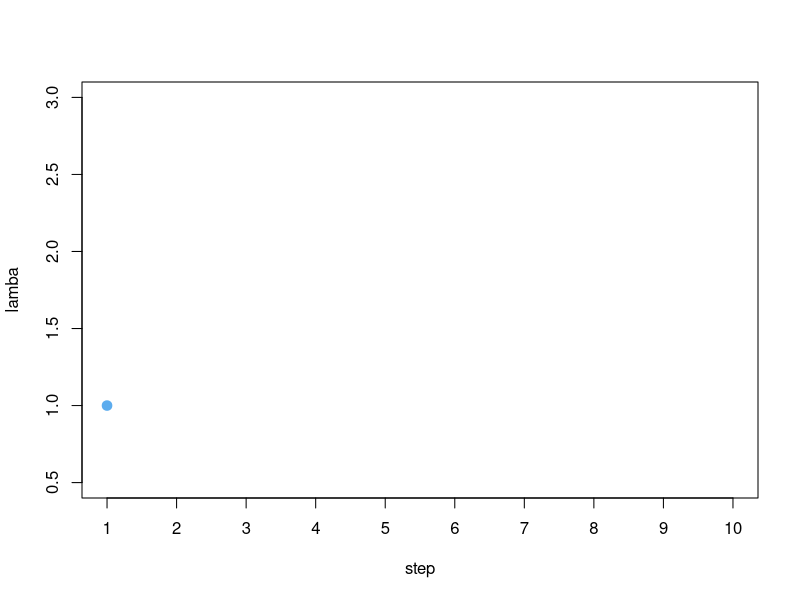
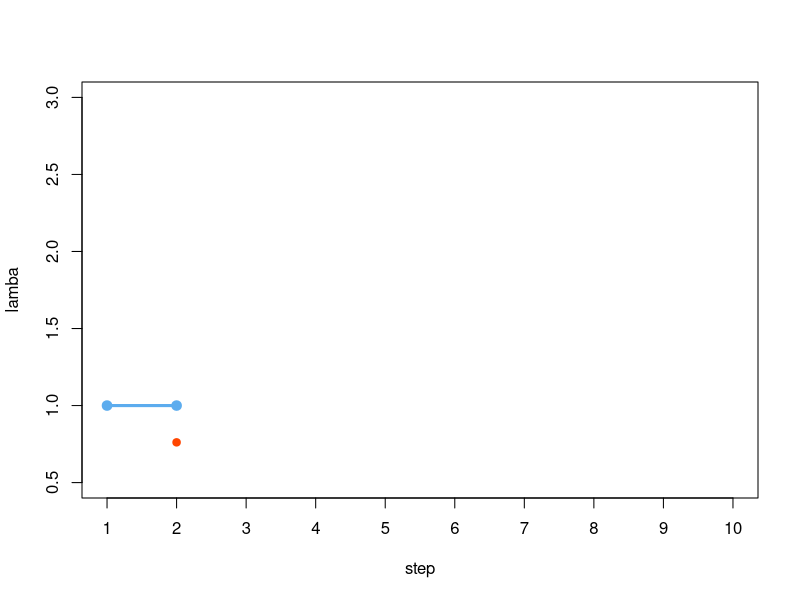
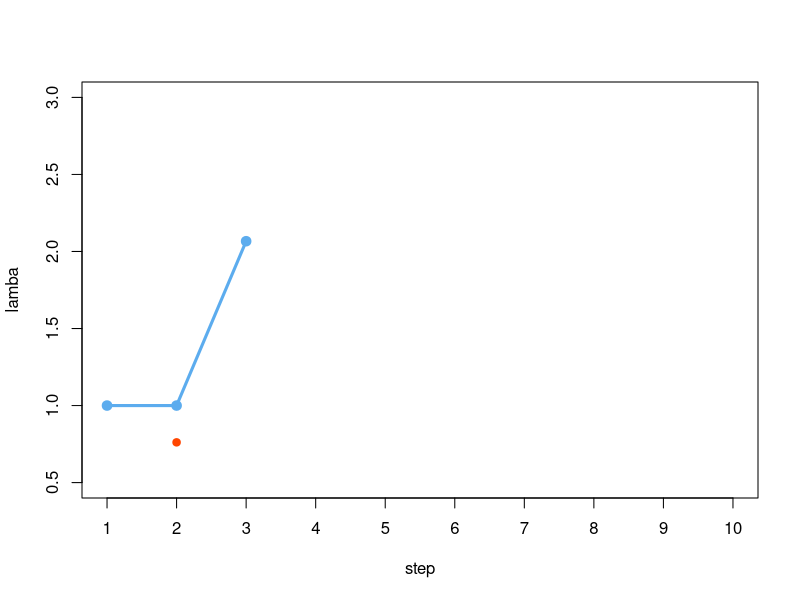
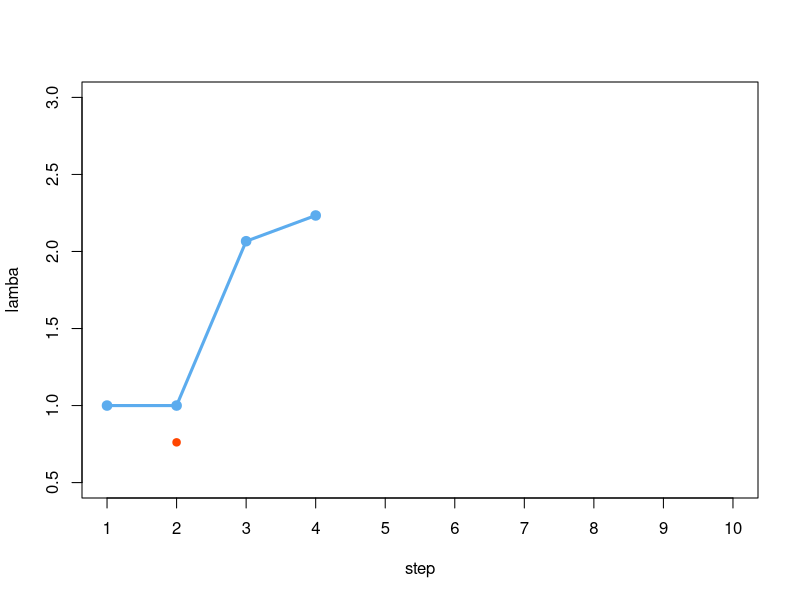
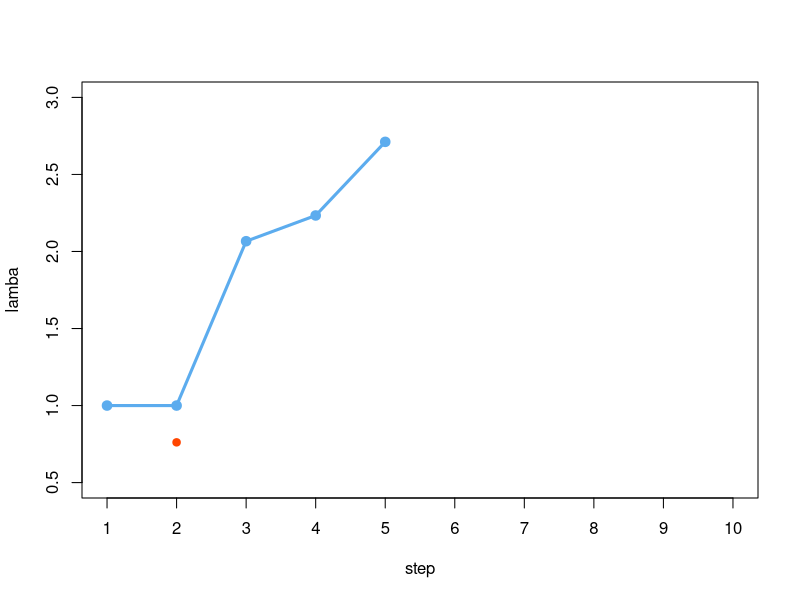
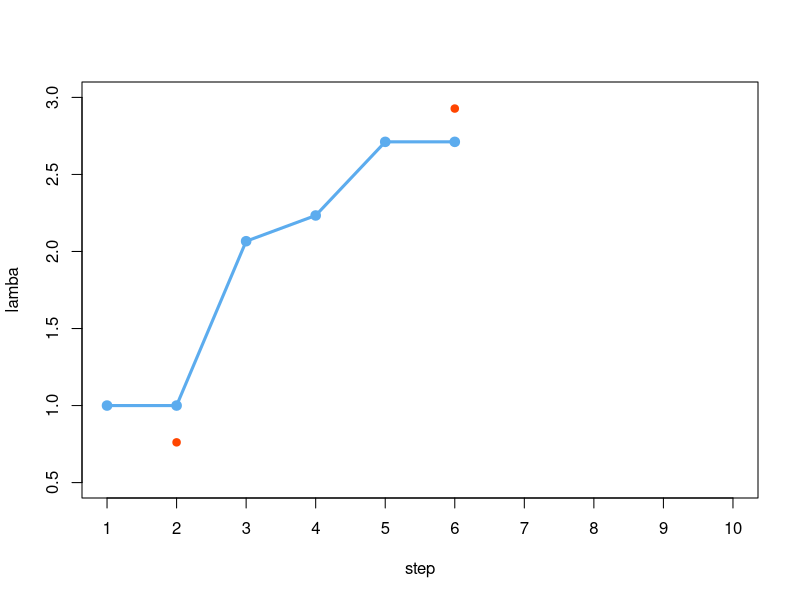
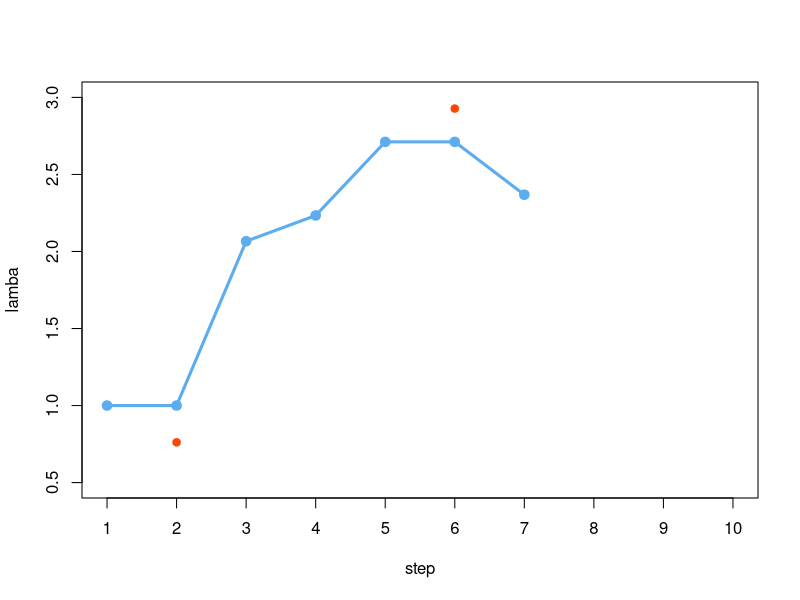
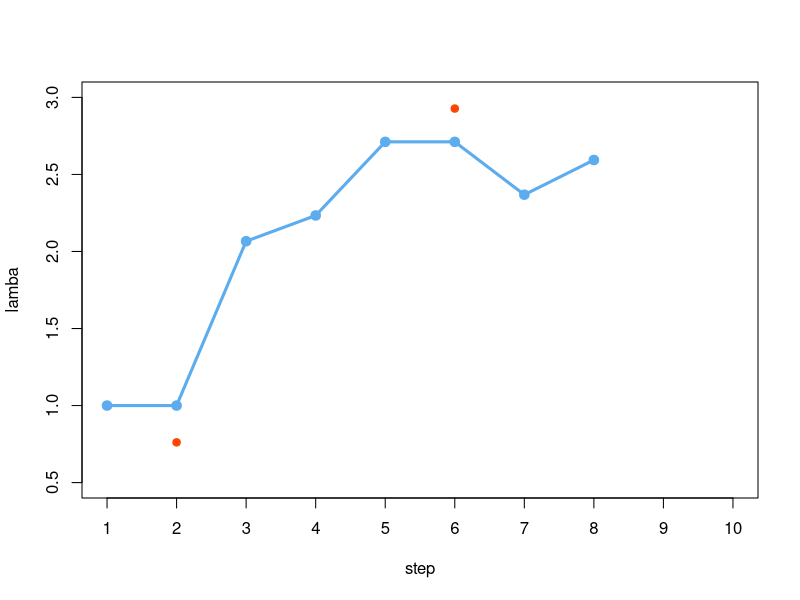

These charts were generated, in order, by the following R code:
# -----------------------------------------------------------------------------
# Replicate the MCMC example in the accompanying slides
# Jonathan Williams - jpwill@live.unc.edu - williams.jonathan1@mayo.edu
# -----------------------------------------------------------------------------

# Setting this seed should generate exactly what is shown in the slides.
set.seed(27584)

# Generate a data set with true value lambda = 2.5.
n=1000
x = rexp(n=n,rate=2.5)

# Exponential likelihood function of the data.
fn = function(x,lambda){ prod(lambda * exp(-lambda * x)) }  

# Diffuse hyper-parameters.
a = 0.001
b = 0.001

# Function to compute the Metropolis-Hastings ratio.
MHRatio = function(lambda_new,lamba_curr,a,b){
	numerator = fn(x,lambda_new) * dgamma(lambda_new,shape = a,rate = b) 
	denominator = fn(x,lamba_curr) * dgamma(lamba_curr,shape = a,rate= b) 

	return( numerator / denominator )
}

# Number of steps to run the MCMC algorithm for.
steps = 10000

# Create objects to store the MCMC output.
proposal = rep(1,steps)
ratios = rep(0,steps)
coinflip = rep(0,steps)
trace = rep(0,steps)
acceptRatio = 0



# Begin the algorithm at some arbitrary value of lambda, say lambda = 1.
trace[1] = 1

# The MCMC algorithm ----------------------------------------------------------
for(ttt in 2:steps){ 
 
	proposal[ttt] = trace[ttt-1] + rnorm(n=1, mean=0, sd=0.5)

	ratios[ttt] = MHRatio(proposal[ttt],trace[ttt-1],a,b) 
	coinflip[ttt] = runif(1,0,1)

	if( coinflip[ttt] < min( ratios[ttt], 1) ){
	
		trace[ttt] = proposal[ttt]
		acceptRatio = acceptRatio +1

	} else{ trace[ttt] = trace[ttt-1] }
 
}
# -----------------------------------------------------------------------------
# -----------------------------------------------------------------------------



# -----------------------------------------------------------------------------
# Create and save the plots shown in the slides.
# -----------------------------------------------------------------------------
for(k in 1:10){
	pdf(paste('MCMCExamplePlots',k,'.pdf',sep=''))
	plot( proposal[1:k], xlab='step', ylab='lamba', xlim=range(1,10), 
	      ylim=range(0.5,3), type='p', pch=19, col='orangered', xaxt='n')
	lines( trace[1:k], xlab='step', ylab='lamba', xlim=range(1,10), type='o', 
	       lwd=3, pch=19, col='steelblue2', xaxt='n')
	axis( 1, at=seq(1,10,by=1))
	dev.off()
}

pdf('MCMCExamplePlots.pdf')
par(mfrow=c(1, 2))
plot( trace,xlab='step',ylab='lamba',col='steelblue2')
hist( trace,breaks=sqrt(steps),freq=FALSE,xlab='lambda',main=NA,xlim=range(2,3),
      col='steelblue2')
posterior = dgamma(seq(from=2,to=3,by=0.01), shape=a+n, rate=b+sum(x))
lines(seq(from=2,to=3,by=0.01) ,posterior,type='l',lwd=3)
dev.off()

print(trace[1:10])
print(proposal[1:10])
print(ratios[1:10])
print(coinflip[1:10])

# [1] 1 1      2.0667 2.2337 2.7115 2.7115 2.3685 2.5939 2.5939 2.5939
# [1] 1 0.7613 2.0667 2.2337 2.7115 2.9276 2.3685 2.5939 2.0695 2.0542
# [1] 0 1e-78 4e+134 3e+05 1964 0.0005 0.2142 21 5e-10  1e-10
# [1] 0 0.2788 0.5027 0.3707 0.2875 0.1298 0.1653 0.0457 0.8348 0.3117

